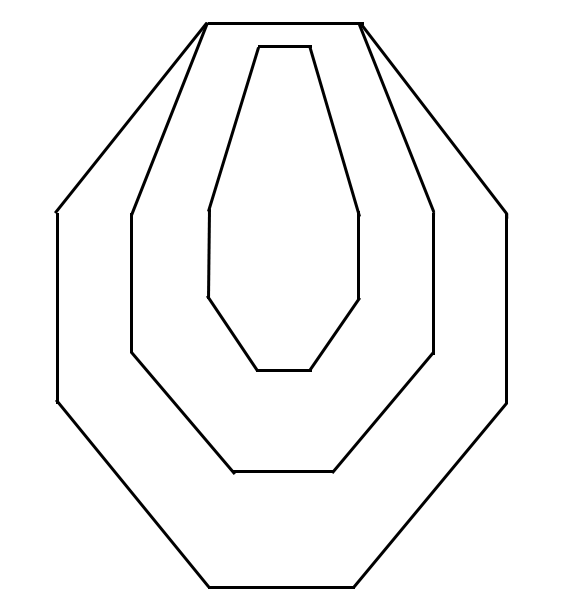
#> input picture shooting/bazi.png, 564 x 607 px
$ python -i VideoShape1.py   (imports and definitions only)
#> lines starting #> are read from the running program, lines starting #| are printed output that depends on the picture; after the words box and inside, x2 and y2 are one past the last pixel; in counts of white or black regions, pixels touching at a corner belong together
#> further down, picture is the input picture: shape (607, 564, 3); min 0, max 255, mean 247.1
"""
Project: Laser target recognition system
Created on Dec 26 21:47:00 2021
@author: Glan Tang
python3.8
install packsge: opencv 4.4.0.46
"""
import cv2 as cv
import numpy as np
import time

class ShapeAnalysis:
    def __init__(self):
        self.shapes = {'triangle': 0, 'rectangle': 0, 'polygons': 0, 'circles': 0}

    def analysis(self, frame):
        h, w, ch = frame.shape
#> h = 607; w = 564; ch = 3
        result = np.zeros((h, w, ch), dtype=np.uint8)
        # 二值化圖像
        # print("start to detect lines...\n")
        hsv = cv.cvtColor(frame, cv.COLOR_BGR2HSV)
#> hsv: shape (607, 564, 3); mean H, S, V 0, 0, 247.1
        gray = cv.cvtColor(hsv, cv.COLOR_BGR2GRAY)
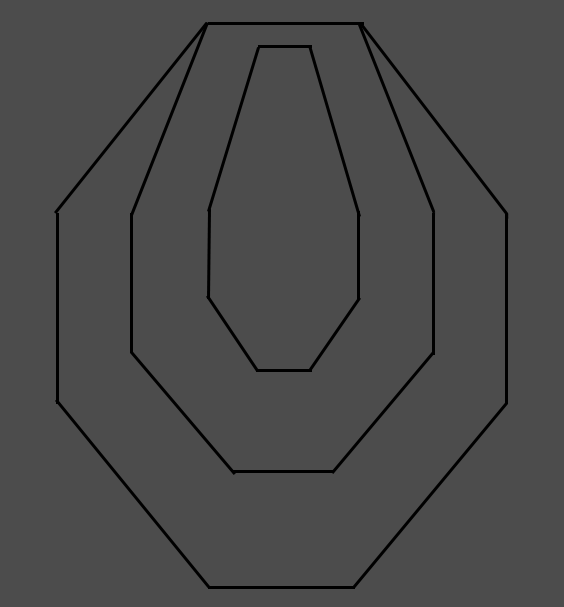
#> gray: shape (607, 564); min 0, max 76, mean 73.6
        # imgBlur = cv.GaussianBlur(gray, (5, 5), 0)
        imgBlur = cv.blur(gray, (3, 3))
        ret, binary = cv.threshold(imgBlur, 0, 255, cv.THRESH_BINARY | cv.THRESH_OTSU)
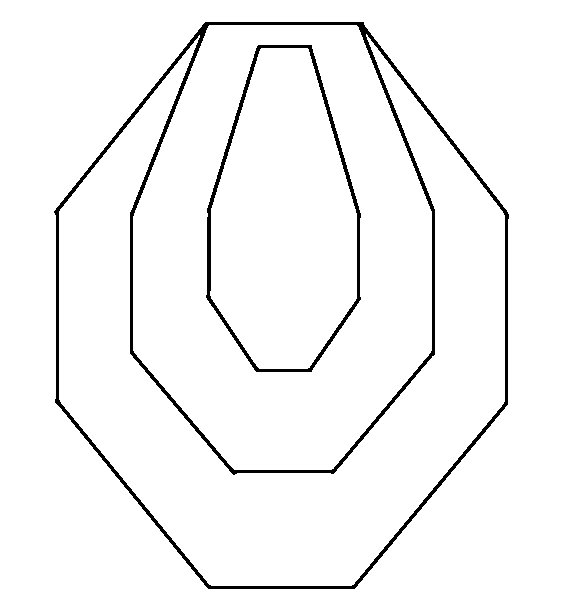
#> binary: shape (607, 564); 96.4% white; 2 black regions, box (x1, y1, x2, y2) and area: (54, 22, 509, 589) 9369, (206, 45, 361, 372) 2871
#> ret = 48
        # [5 lines of commented-out code are left out]

        contours, hierarchy = cv.findContours(binary, cv.RETR_EXTERNAL, cv.CHAIN_APPROX_SIMPLE)
#> contours = [[[0, 0], [0, 606], [563, 606], [563, 0]]]
        tag_amount = 0
        # test print('IN ',len(contours), contours)
        for cnt in range(len(contours)):
            # 提取與繪制輪廓
            cv.drawContours(result, contours, cnt, (0, 255, 0), 2)

            # 輪廓逼近
            epsilon = 0.01 * cv.arcLength(contours[cnt], True)
            approx = cv.approxPolyDP(contours[cnt], epsilon, True)

            # 分析幾何形狀
            corners = len(approx)
            shape_type = ""
            if corners == 3:
                count = self.shapes['triangle']
                count = count+1
                self.shapes['triangle'] = count
                shape_type = "三角形"
            if corners == 4:
                count = self.shapes['rectangle']
                count = count + 1
                self.shapes['rectangle'] = count
                shape_type = "矩形"
            if corners >= 10:
                count = self.shapes['circles']
                count = count + 1
                self.shapes['circles'] = count
                shape_type = "圓形"
            if 4 < corners < 10:
                count = self.shapes['polygons']
                count = count + 1
                self.shapes['polygons'] = count
                shape_type = "多邊形"

            # 求解中心位置
            mm = cv.moments(contours[cnt])
            # print(corners,shape_type, mm)
            if shape_type != "":
                cx = int(mm['m10'] / mm['m00'])
                cy = int(mm['m01'] / mm['m00'])
                cv.circle(result, (cx, cy), 3, (0, 0, 255), -1)

                tag_amount = tag_amount + 1
                # 顏色分析
                color = frame[cy][cx]
                color_str = "(" + str(color[0]) + ", " + str(color[1]) + ", " + str(color[2]) + ")"
                cv.putText(result, str(tag_amount), (cx+5, cy+5), cv.FONT_HERSHEY_PLAIN, 0.8, (0, 255, 0), 1)

                # 計算面積與周長
                p = cv.arcLength(contours[cnt], True)
                area = cv.contourArea(contours[cnt])
                # print(" 中心座標: %s 周長: %.3f, 面積: %.3f 顏色: %s 形狀: %s " % ((cx,cy), p, area, color_str, shape_type))
                print("* 中心座標: %s  形狀: %s " % ((cx, cy), shape_type))
#> this loop made 1 pass
#> (epsilon, approx, corners, shape_type, count, cx, cy, tag_amount) on pass 1: (23.38, [[0, 0], [0, 606], [563, 606], [563, 0]], 4, '矩形', 1, 281, 303, 1)
#| * 中心座標: (281, 303)  形狀: 矩形
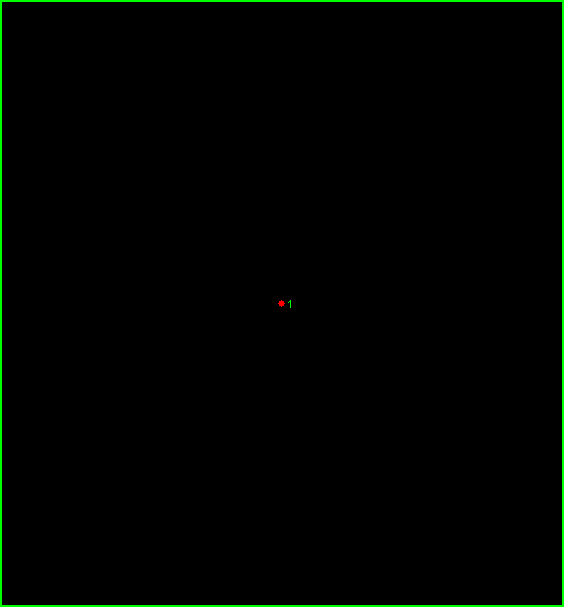
#> result: shape (607, 564, 3); mean B, G, R 0, 3.5, 0
#> after the loop, self.shapes = {'triangle': 0, 'rectangle': 1, 'polygons': 0, 'circles': 0}; tag_amount = 1

        # cv.imshow("Analysis Result", self.draw_text_info(result))
        return cx, cy   # center pos.    self.shapes

    def draw_text_info(self, image):
        c1 = self.shapes['triangle']
        c2 = self.shapes['rectangle']
        c3 = self.shapes['polygons']
        c4 = self.shapes['circles']
        cv.putText(image, "triangle: " + str(c1), (10, 70), cv.FONT_HERSHEY_PLAIN, 0.5, (255, 0, 0), 1)
        cv.putText(image, "rectangle: " + str(c2), (10, 50), cv.FONT_HERSHEY_PLAIN, 0.5, (255, 0, 0), 1)
        cv.putText(image, "polygons: " + str(c3), (10, 30), cv.FONT_HERSHEY_PLAIN, 0.5, (255, 0, 0), 1)
        cv.putText(image, "circles: " + str(c4), (10, 10), cv.FONT_HERSHEY_PLAIN, 0.5, (255, 0, 0), 1)
        return image

>>> import cv2
>>> picture = cv2.imread('../bazi.png')
>>> result = ShapeAnalysis().analysis(picture)
#> result = (281, 303)
